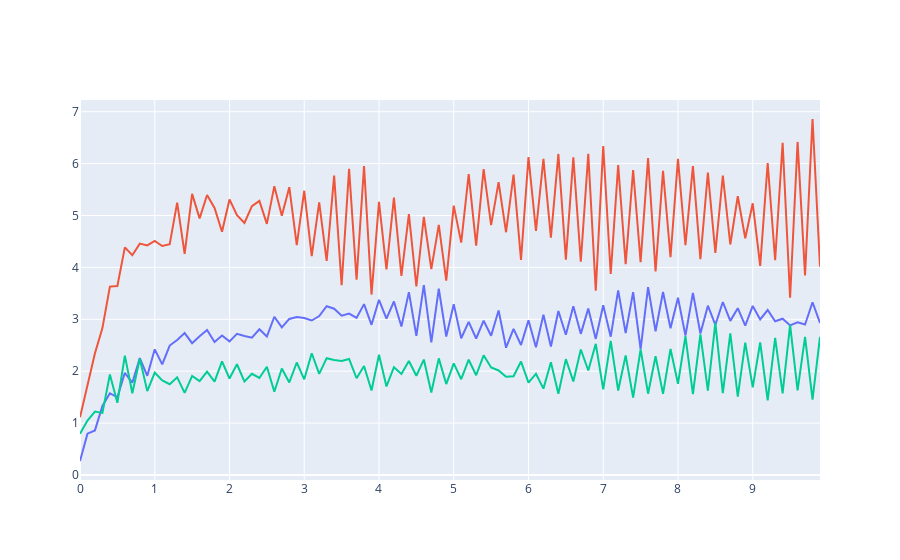

The code cell stored with this chart in its notebook:
### Markdown cell above
And say, e.g., **fractional Brownian motion noise**, where $B^i_{t}({H_i})$ is a sample from a fractional Brownian motion process with Hurst exponent $H_i$ for each of the state dimensions indexed by $i$, we simply substitute again

$$
\begin{align}
& X^i_{t+\delta t} = F^i_{t+\delta t}(X', t) + \textcolor{red}{B^i_{t+\delta t}({H_i})-B^i_{t}({H_i})}.
\end{align}
$$

### Code cell
# note method 2 of simulation here: https://en.wikipedia.org/wiki/Fractional_Brownian_motion
t_period = 10.0
t_step = 0.1

def K(H: float, t: np.ndarray, s: np.ndarray) -> np.ndarray:
    output = (
        ((t-s) ** (H - 0.5)) 
        * sps.hyp2f1(H - 0.5, 0.5 - H, H + 0.5, 1.0 - t/s)
        / sps.gamma(H + 0.5)
    )
    output[s==0] = 1.0
    return output

def brownian_motion_iterate(previous: np.ndarray) -> np.ndarray:
    new = np.roll(previous, 1, axis=0)
    new[0] = np.sqrt(t_step) * np.random.normal(
        np.zeros(3), 
        np.asarray([0.5, 1.0, 0.5]), 
        size=3,
    )
    return new

def fractional_brownian_motion( 
    X_prime: np.ndarray, 
    S_prime: np.ndarray,
    t: float, 
    delta_t: float,
    other: np.ndarray,
) -> np.ndarray:
    fBm_vector = -S_prime[0]
    n = int(np.round(t / delta_t, 1))
    H_values = [0.8, 0.7, 0.3]
    for i in range(3):
        if t == 0:
            fBm_vector[i] = other[0, i]
            continue
        fBm_vector[i] += np.sum(
            K(H_values[i], t, delta_t * np.arange(0, n)) * other[:n, i]
        ) # 'other' is the Brownian motion current windowed history
    return fBm_vector

plot_x_time_series(
    t_period,
    t_step, 
    np.zeros((2, 3)),
    np.zeros((2, 3)), 
    lambda X_prime, t, delta_t: (
        X_prime[0] - delta_t * np.asarray([1.0, 2.0, 3.0]) * (
            X_prime[0] - np.asarray([3.0, 5.0, 2.0])
        )
    ),
    fractional_brownian_motion, 
    "images/fbm_noise.html",
    [
        "fBM with drift (1.0, 3.0, 0.5, H=0.8)",
        "fBM with drift (2.0, 5.0, 1.0, H=0.7)",
        "fBM with drift (3.0, 2.0, 0.5, H=0.3)",
    ],
    other_noise_init=np.zeros((int(t_period / t_step) + 1, 3)),
    other_noise_iterate=brownian_motion_iterate,
)
